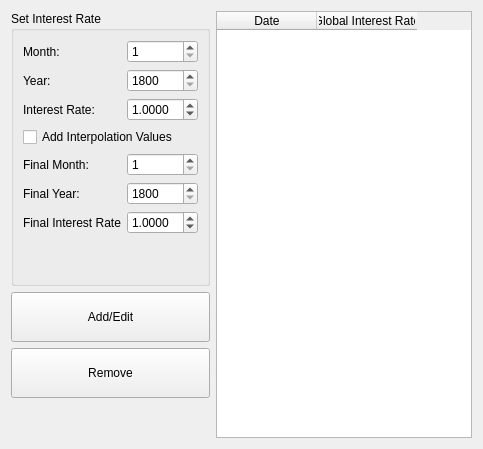
       <widget class="QWidget" name="Tab_Interest">
        <attribute name="title">
         <string>Interest</string>
        </attribute>
        <layout class="QGridLayout" name="gridLayout_8">
         <item row="0" column="0">
          <widget class="QGroupBox" name="groupBox_4">
           <property name="title">
            <string>Set Interest Rate</string>
           </property>
           <layout class="QGridLayout" name="gridLayout_9">
            <item row="0" column="0">
             <widget class="QLabel" name="label_13">
              <property name="text">
               <string>Month:</string>
              </property>
             </widget>
            </item>
            <item row="1" column="0">
             <widget class="QLabel" name="label_15">
              <property name="text">
               <string>Year:</string>
              </property>
             </widget>
            </item>
            <item row="0" column="1">
             <widget class="QSpinBox" name="Spin_Interest_Month">
              <property name="minimum">
               <number>1</number>
              </property>
              <property name="maximum">
               <number>12</number>
              </property>
             </widget>
            </item>
            <item row="2" column="0">
             <widget class="QLabel" name="label_16">
              <property name="text">
               <string>Interest Rate:</string>
              </property>
             </widget>
            </item>
            <item row="1" column="1">
             <widget class="QSpinBox" name="Spin_Interest_Year">
              <property name="minimum">
               <number>1800</number>
              </property>
              <property name="maximum">
               <number>9999</number>
              </property>
             </widget>
            </item>
            <item row="7" column="0">
             <spacer name="verticalSpacer_6">
              <property name="orientation">
               <enum>Qt::Vertical</enum>
              </property>
              <property name="sizeHint" stdset="0">
               <size>
                <width>20</width>
                <height>40</height>
               </size>
              </property>
             </spacer>
            </item>
            <item row="2" column="1">
             <widget class="QDoubleSpinBox" name="Spin_Interest_Rate">
              <property name="decimals">
               <number>4</number>
              </property>
              <property name="singleStep">
               <double>0.010000000000000</double>
              </property>
              <property name="value">
               <double>1.000000000000000</double>
              </property>
             </widget>
            </item>
            <item row="5" column="0">
             <widget class="QLabel" name="label_62">
              <property name="text">
               <string>Final Year:</string>
              </property>
             </widget>
            </item>
            <item row="6" column="0">
             <widget class="QLabel" name="label_63">
              <property name="text">
               <string>Final Interest Rate</string>
              </property>
             </widget>
            </item>
            <item row="4" column="0">
             <widget class="QLabel" name="label_61">
              <property name="text">
               <string>Final Month:</string>
              </property>
             </widget>
            </item>
            <item row="3" column="0" colspan="2">
             <widget class="QCheckBox" name="Check_Interest_Interpolate">
              <property name="text">
               <string>Add Interpolation Values</string>
              </property>
             </widget>
            </item>
            <item row="4" column="1">
             <widget class="QSpinBox" name="Spin_Interest_Interpolate_Month">
              <property name="minimum">
               <number>1</number>
              </property>
              <property name="maximum">
               <number>12</number>
              </property>
             </widget>
            </item>
            <item row="5" column="1">
             <widget class="QSpinBox" name="Spin_Interest_Interpolate_Year">
              <property name="minimum">
               <number>1800</number>
              </property>
              <property name="maximum">
               <number>9999</number>
              </property>
             </widget>
            </item>
            <item row="6" column="1">
             <widget class="QDoubleSpinBox" name="Spin_Interest_Interpolate_Rate">
              <property name="decimals">
               <number>4</number>
              </property>
              <property name="singleStep">
               <double>0.010000000000000</double>
              </property>
              <property name="value">
               <double>1.000000000000000</double>
              </property>
             </widget>
            </item>
           </layout>
          </widget>
         </item>
         <item row="1" column="0">
          <widget class="QPushButton" name="Button_Interest_AddEdit">
           <property name="minimumSize">
            <size>
             <width>0</width>
             <height>50</height>
            </size>
           </property>
           <property name="text">
            <string>Add/Edit</string>
           </property>
          </widget>
         </item>
         <item row="2" column="0">
          <widget class="QPushButton" name="Button_Interest_Remove">
           <property name="minimumSize">
            <size>
             <width>0</width>
             <height>50</height>
            </size>
           </property>
           <property name="text">
            <string>Remove</string>
           </property>
          </widget>
         </item>
         <item row="3" column="0">
          <spacer name="verticalSpacer_5">
           <property name="orientation">
            <enum>Qt::Vertical</enum>
           </property>
           <property name="sizeHint" stdset="0">
            <size>
             <width>20</width>
             <height>40</height>
            </size>
           </property>
          </spacer>
         </item>
         <item row="0" column="1" rowspan="4">
          <widget class="QTableWidget" name="Table_Interest">
           <column>
            <property name="text">
             <string>Date</string>
            </property>
           </column>
           <column>
            <property name="text">
             <string>Global Interest Rate</string>
            </property>
           </column>
          </widget>
         </item>
        </layout>
       </widget>
